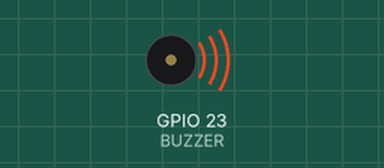
This program was run on a simulated Raspberry Pi (BCM pin numbers). Parts: buzzer (waves = sounding, pin HIGH).

Above: at 0.5 s.
Timing chart, 0 to 4.6 s (numbered marks = the images above):
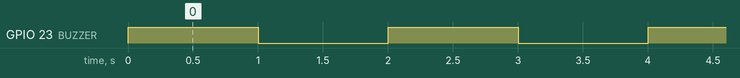

Measured:
- by itself, GPIO 23 (BUZZER): alternates HIGH for 1.0 s and LOW for 1.0 s

The program:

bz_2.py
```python
import RPi.GPIO as GPIO
import time

GPIO.setmode(GPIO.BCM)
GPIO.setwarnings(False)
BUZZER= 23
buzzState = False
GPIO.setup(BUZZER, GPIO.OUT)

while True:
    buzzState = not buzzState
    GPIO.output(BUZZER, buzzState)
    time.sleep(1)
```
